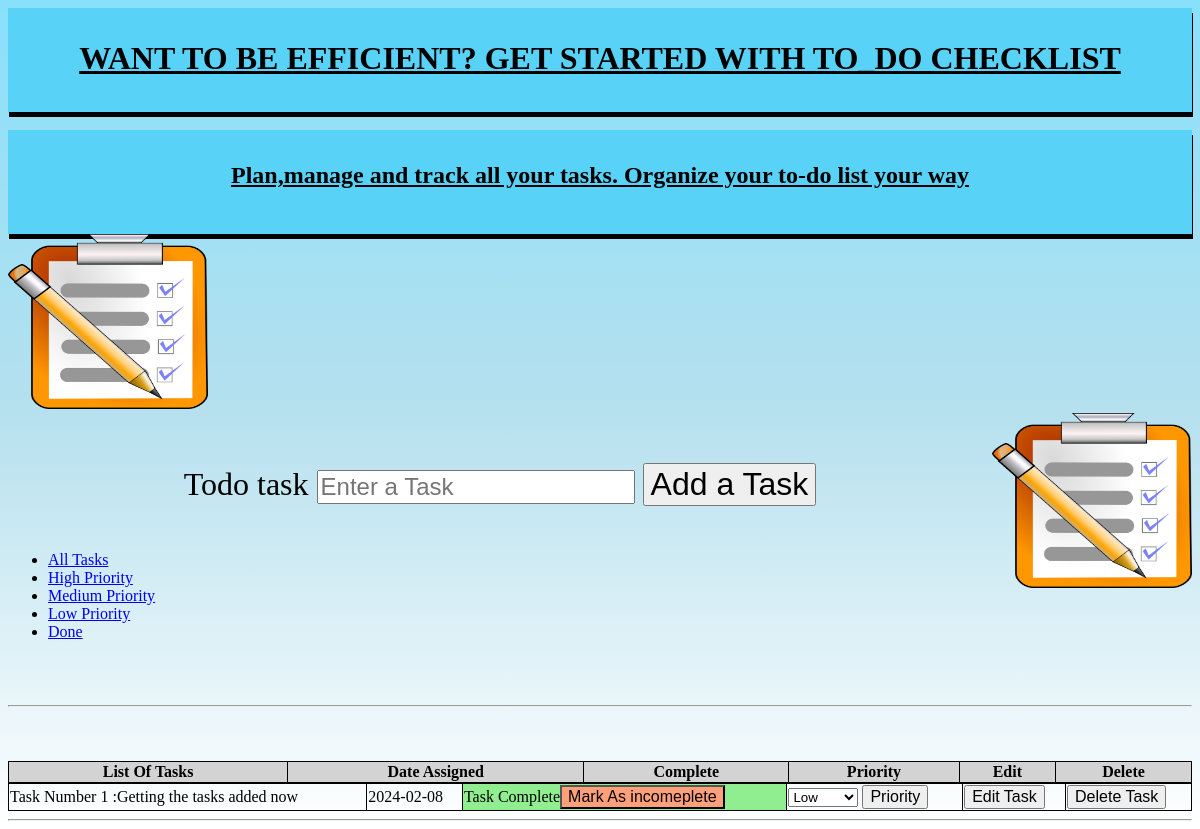
/tasks/low, run on the app's committed database.
### website/models.py (models this page shows)
class Todo(db.Model):
    id = db.Column(db.Integer, primary_key = True)
    task = db.Column(db.String(300), unique = True)
    complete = db.Column(db.Boolean, default = False)
    date_created = db.Column(db.DateTime,default=datetime.now)
    priority = db.Column(db.String(10))

### website/views.py (the view)
@my_view.route('/tasks/<priority>')
def view_tasks(priority):
    if priority == "all":
        tasks = Todo.query.all()
    else:
        tasks = Todo.query.filter_by(priority=priority).all()
    return render_template('index.html', todo_list=tasks, priority=priority)

### website/templates/index.html (shortened to what this page needs)
<!DOCTYPE html>
<html lang="en" >
<head>
    <link rel="stylesheet" href="{{ url_for('static',filename='style.css')}}">
</head>
<body class="index">
        <h1>WANT TO BE EFFICIENT? GET STARTED WITH TO_DO CHECKLIST</h1><br>
        <h2>Plan,manage and track all your tasks. Organize your to-do list your way</h2>
        <form action="/add" method="post">
            <img src="{{ url_for('static', filename='checklist.webp') }}" alt="User Image"class="left-image"style="width:200px;height: 175px;"><br>
            <img src="{{ url_for('static', filename='checklist.webp') }}" alt="User Image"class="right-image"style="width:200px;height: 175px;"><br>
            <div>
                <label>Todo task</label>
                <input type="text" name="task" placeholder="Enter a Task">
                <button type="submit">Add a Task</button>
            </div>
        </form>
        <ul id="tabs" class="nav nav-tabs" data-tabs="tabs">
            <li role="presentation" class="active"><a href="{{ url_for('my_view.view_tasks', priority='all') }}" target ="_blank">All Tasks</a></li>
            <li role="presentation"><a href="{{ url_for('my_view.view_tasks', priority='high') }}">High Priority</a></li>
            <li role="presentation"><a href="{{ url_for('my_view.view_tasks', priority='medium') }}">Medium Priority</a></li>
            <li role="presentation"><a href="{{ url_for('my_view.view_tasks', priority='low') }}">Low Priority</a></li>
            <li role="presentation"><a href="{{ url_for('my_view.view_tasks', priority='done') }}">Done</a></li>
            </ul>
        <div class="error">
        <hr>
    </div>
    <table>
        <tr>
            <th>List Of Tasks</th>
            <th>Date Assigned</th>
            <th>Complete</th>
            <th>Priority</th>
            <th>Edit</th>
            <th>Delete</th>
            <table id="table">
                {% for todo in todo_list %}
                <tr>
                    <td>Task Number {{todo.id}}  :{{todo.task}}  </td>
                    <td>{{todo.date_created.strftime('%Y-%m-%d')}}</td>
                    {% if todo.complete == False %}
                    <td class="snap">Task Incomplete.<a href = "/update/{{todo.id}}"><button class="complete">Mark As comeplete</button></a></td>
                    {% else %}
                    <td class="complete"> Task Complete<a href = "/update/{{todo.id}}"><button class="snap" type="submit">Mark As incomeplete</button></a></td>
                    {% endif %}
                    <td>
                        <form action="/update_priority/{{todo.id}}" method="post">
                        <select name="priority" id="priority-{{ todo.id }}">
                            <option value="low"{% if todo.priority =="low"%} selected {% endif %}>Low</option>
                        </select>
                        <button type="submit">Priority</button>
                    </form>
                </td>
                <td><a href="/edit/{{todo.id}}"> <button type="submit">Edit Task</button></a></td>
                <td class="delete"><a href="/delete/{{todo.id}}"><button type="submit">Delete Task</button></a></td>
            </tr>
                {% endfor %}
                </table>
    </table>
    <hr>
</body>
</html>

### website/static/style.css (style rules this page uses)
body { background-image: linear-gradient(rgb(137, 224, 251), rgb(182, 224, 238), white); }
h1,h2 { margin: 0; width: 100%; height: 72px; padding-top: 32px; text-align: center; text-decoration:underline; background-color: rgb(88, 210, 247); box-shadow: 1px 5px; }
hr { box-sizing: content-box; height: 0; overflow: visible; }
button { font-family: Poppins, sans-serif; font-size: 100%; line-height: 1.15; margin: 0; }
input { font-family: Poppins, sans-serif; line-height: 1; font-size: 75%; }
.error { text-align: center; color:red; }
div { text-align: center; margin: 0; width: 100%; height: 72px; width: 100%; padding-top: 32px; font-size: 32px; }
.right-image { float: right; }
table,th,td { border:1px solid black; }
table { border-collapse: collapse; width: 100%; }
th { text-align: center; background-color: lightgray; color:black }
.complete { background-color: lightgreen; }
.snap { background-color:lightsalmon; }

### data on the page
Todo: id "1", task "Getting the tasks added now", date_created "2024-02-08", priority "Low"
